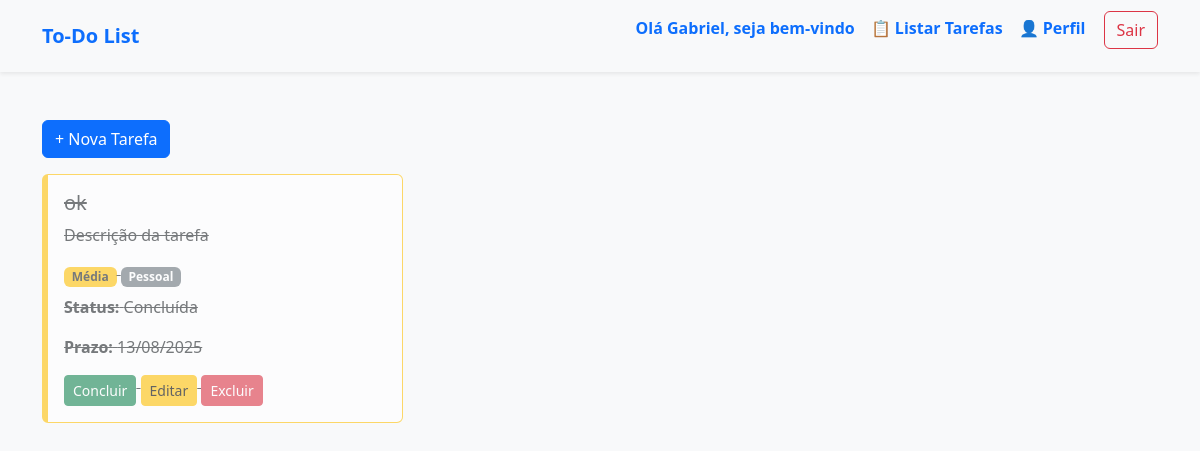
The app's page /tasks/listar-tarefas/ (signed in) with its own data.
### usuario/models.py (models this page shows, shortened)
class Usuario(AbstractUser):
    username = None
    nome = models.CharField(max_length=30)
    sobrenome = models.CharField(max_length=30, null=True)
    email = models.EmailField(unique=True)
    data_nascimento = models.DateField(default=timezone.now)
    sexo = models.CharField(max_length=1, choices=SexoChoices.choices, default=SexoChoices.NAO_INFORMADO)
    cep =  models.CharField(max_length=10, default="123456789")
    endereco = models.TextField(max_length=200)
    cpf = models.CharField(unique=True, max_length=16)
    tipo_usuario = models.CharField(max_length=1, choices=TipoUsuarioChoices.choices, default=TipoUsuarioChoices.COMUN)
    USERNAME_FIELD = 'email'
    REQUIRED_FIELDS = ['nome', 'data_nascimento', 'sexo', 'endereco', 'cpf', 'tipo_usuario']
    objects = UsuarioManager() # type: ignore

### platform_app/models.py (models this page shows, shortened)
class Task(models.Model):
    title = models.CharField(max_length=20)
    description = models.CharField(max_length=100, blank=True)
    status = models.CharField(max_length=1, choices=StatusChoices.choices, default=StatusChoices.PENDENTE)
    priority = models.CharField(max_length=6, choices=PriorityChoices.choices, default=PriorityChoices.MEDIA)
    category = models.CharField(max_length=12, choices=CategoryChoices.choices, default=CategoryChoices.PESSOAL)
    created_at = models.DateTimeField(default=timezone.now)
    deadline = models.DateField(default=timezone.now)
    user = models.ForeignKey(Usuario, on_delete=models.CASCADE, related_name='tasks')
    def status_css_class(self):
       if self.status == 'C':
            return 'status-concluida'
       elif self.status == 'A':
            return 'status-atrasada'
       return ''

### platform_app/views.py (the view)
# urls.py: path('listar-tarefas/', views.ListTasksView.as_view(), name='task_list'),
class ListTasksView(ListView):
    model = Task
    template_name = 'index.html'
    context_object_name = 'tasks'
    create_form = TaskForm
    update_form = TaskUpdateForm
    def get_queryset(self):
        hoje = timezone.now().date()
        qs = Task.objects.filter(user=self.request.user).order_by('-created_at')
        for task in qs:
            if task.deadline < hoje and task.status != 'C' and task.status != 'A':
                task.status = 'A'
                task.save()
        return qs
    def get_context_data(self, **kwargs):
        context = super().get_context_data(**kwargs)
        tasks = context['tasks']
        tasks_forms = []
        for task in tasks:
            form = TaskUpdateForm(instance=task)
            tasks_forms.append((task, form))
        context['tasks_forms'] = tasks_forms
        context['create_form'] = TaskForm()
        context['update_form'] = TaskUpdateForm()
        context['usuario'] = self.request.user
        return context

### platform_app/templates/index.html (shortened to what this page needs)
{% load static %}
<!DOCTYPE html>
<html lang="pt-BR">
<head>
    <link rel="stylesheet" href="{% static 'platform_app/css/style.css' %}">
    <link href="https://cdn.jsdelivr.net/npm/bootstrap@5.3.3/dist/css/bootstrap.min.css" rel="stylesheet" />
</head>
<body>
    {% if user.is_superuser == 1 or user.is_staff == 1%}
    <nav class="navbar navbar-expand-lg navbar-light bg-light shadow-sm mb-4">
        <div class="container">
            <a class="navbar-brand fw-bold text-primary" href="{% url 'task_list' %}">To-Do List</a>
            <button class="navbar-toggler" type="button" data-bs-toggle="collapse" data-bs-target="#navbarNav"
                aria-controls="navbarNav" aria-expanded="false" aria-label="Alternar navegação">
                <span class="navbar-toggler-icon"></span>
            </button>
            <div class="collapse navbar-collapse" id="navbarNav">
                <ul class="navbar-nav ms-auto">
                    <li class="nav-item">
                        <p class="nav-link text-primary fw-semibold">Olá {{usuario.nome}}, seja bem-vindo</p>
                    </li>
                    <li class="nav-item">
                        <a class="nav-link text-primary fw-semibold" href="{% url 'task_list' %}">📋 Listar Tarefas</a>
                    </li>
                    <li class="nav-item">
                        <a class="nav-link text-primary fw-semibold" href="{% url 'perfil' %}">👤 Perfil</a>
                    </li>
                    <li class="nav-item">
                        <a class="nav-link text-primary fw-semibold" href="{% url 'gerenciamento' %}">⚙️
                            Gerenciamento</a>
                    </li>
                    <li class="nav-item">
                        <a class="nav-link text-primary fw-semibold" href="{% url 'usuario_dashboard' %}">📊
                            Dashboard</a>
                    </li>
                    <li class="nav-item" style="margin-left: 10px; margin-top: 3px;">
                        <a href="{% url 'logout' %}" class="btn btn-outline-danger">Sair</a>
                    </li>
                </ul>
            </div>
        </div>
    </nav>
    {% else %}
    <nav class="navbar navbar-expand-lg navbar-light bg-light shadow-sm mb-4">
        <div class="container">
            <a class="navbar-brand fw-bold text-primary" href="{% url 'task_list' %}">To-Do List</a>
            <div class="collapse navbar-collapse" id="navbarNav">
                <ul class="navbar-nav ms-auto">
                    <li class="nav-item">
                        <p class="nav-link text-primary fw-semibold">Olá {{usuario.nome}}, seja bem-vindo</p>
                    </li>
                    <li class="nav-item">
                        <a class="nav-link text-primary fw-semibold" href="{% url 'task_list' %}">📋 Listar Tarefas</a>
                    </li>
                    <li class="nav-item">
                        <a class="nav-link text-primary fw-semibold" href="{% url 'perfil' %}">👤 Perfil</a>
                    </li>
                    <li class="nav-item" style="margin-left: 10px; margin-top: 3px;">
                        <a href="{% url 'logout' %}" class="btn btn-outline-danger">Sair</a>
                    </li>
                </ul>
            </div>
        </div>
    </nav>
    {% endif %}
    <div class="container py-4">
        <button class="btn btn-primary mb-3" data-bs-toggle="modal" data-bs-target="#taskModal"
            onclick="openCreateModal()">+ Nova Tarefa</button>
        <div class="row g-3">
            {% for task in tasks %}
            <div class="col-md-4">
                {% if task.priority == "Alta" %}
                <div class="card task-card priority-alta {{ task.status_css_class }}" id="task-{{ task.id }}">
                    {% elif task.priority == "Média" %}
                    <div class="card task-card priority-media {{ task.status_css_class }}" id="task-{{ task.id }}">
                        {% elif task.priority == "Baixa" %}
                        <div class="card task-card priority-baixa {{ task.status_css_class }}" id="task-{{ task.id }}">
                            {% endif %}
                            <div class="card-body">
                                <h5 class="card-title">{{task.title}}</h5>
                                <p class="card-text">{{task.description}}</p>
                                {% if task.priority == "Alta" %}
                                <span class="badge bg-danger">{{task.priority}}</span>
                                {% elif task.priority == "Média" %}
                                <span class="badge bg-warning text-dark">{{task.priority}}</span>
                                {% elif task.priority == "Baixa" %}
                                <span class="badge bg-success">{{task.priority}}</span>
                                {% endif %}
                                {% if task.category == "T" %}
                                <span class="badge bg-primary">{{task.get_category_display}}</span>
                                {% elif task.category == "E" %}
                                <span class="badge bg-info text-dark">{{task.get_category_display}}</span>
                                {% elif task.category == "P" %}
                                <span class="badge bg-secondary">{{task.get_category_display}}</span>
                                {% endif %}
                                <p class="mt-2"><strong>Status:</strong> {{task.get_status_display}}</p>
                                <p><strong>Prazo:</strong> {{ task.deadline|date:"d/m/Y" }}</p>
                                {% with id=task.id %}
                                <button class="btn btn-sm btn-success" data-url="{% url 'task_complete' id %}"
                                    onclick="window.location.href = this.dataset.url">Concluir</button>
                                <button class="btn btn-sm btn-warning" data-bs-toggle="modal" data-bs-target="#updateTaskModal{{ task.id }}">Editar</button>
                                <button class="btn btn-sm btn-danger" data-url="{% url 'task_delete' id %}"
                                    onclick="window.location.href = this.dataset.url">Excluir</button>
                                {% endwith %}
                            </div>
                        </div>
                    </div>
                    {%empty%}
                    <h1>Não há tarefas</h1>
                    {% endfor%}
                </div>
            </div>
</body>
</html>

### templates/static/platform_app/css/style.css (style rules this page uses)
body { background-color: #f8f9fa; }
.task-card { border-left: 6px solid transparent; transition: transform 0.2s ease; }
.priority-media { border-color: #ffc107; }
.status-concluida { opacity: 0.6; text-decoration: line-through; }

### platform_app/templates/index.html (style rules this page uses)
body { background-color: #f8f9fa; }
.task-card { border-left: 6px solid transparent; transition: transform 0.2s ease; }
.priority-media { border-color: #ffc107; }
.status-concluida { opacity: 0.6; text-decoration: line-through; }

### records on screen
Usuario: nome "Gabriel"
Task: title "ok", description "Descrição da tarefa", priority "Média", category "Pessoal", status "Concluída", deadline "13/08/2025"
